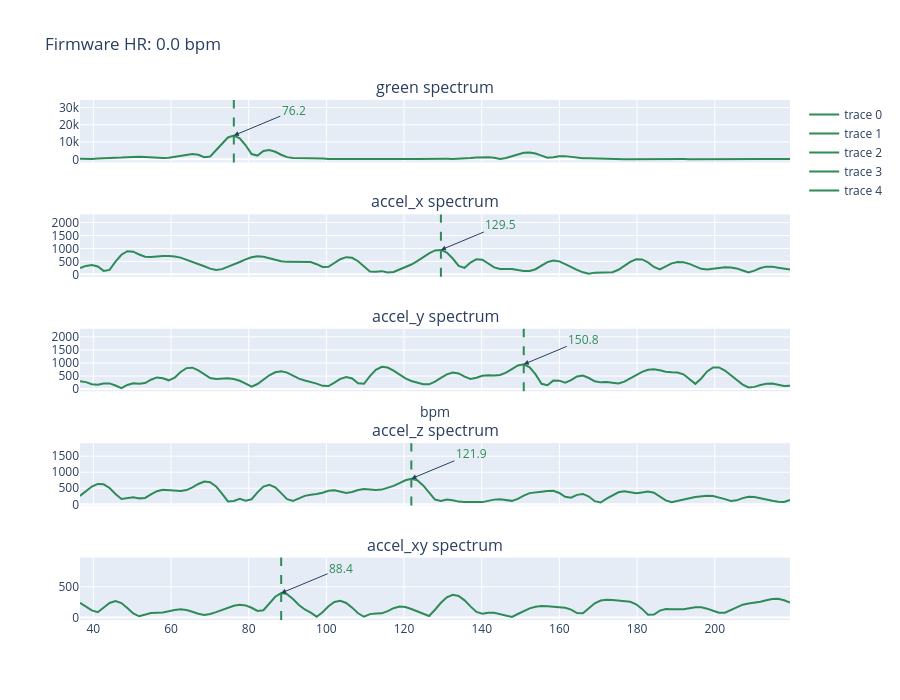

Source (notebook cell):
### Code cell
fft_half = FFT_SIZE // 2 + 1
freqs = np.arange(fft_half) * freq_res
band = (freqs >= FREQ_MIN_HZ) & (freqs <= FREQ_MAX_HZ)
freqs_bpm = freqs * 60.0

firmware_hr = 0 # float(hr['firmware_hr'].mean()) if hr is not None and not hr.empty else 0.0

fig = make_subplots(rows=5, cols=1, shared_xaxes=True,
                    subplot_titles=('green spectrum', 'accel_x spectrum', 'accel_y spectrum', 'accel_z spectrum', 'accel_xy spectrum'))

rows = [
    ('green',    green_mags,    green_freq),
    ('accel_x',  accel_x_mags,  accel_x_freq),
    ('accel_y',  accel_y_mags,  accel_y_freq),
    ('accel_z',  accel_z_mags,  accel_z_freq),
    ('accel_xy', accel_xy_mags, accel_xy_freq),
]

color = 'seagreen'

for row, (name, mags, peak_hz) in enumerate(rows, start=1):
    y_max = float(mags[band].max())
    fig.add_trace(go.Scatter(x=freqs_bpm[band], y=mags[band], line=dict(color=color)),
                  row=row, col=1)
    fig.add_vline(x=peak_hz * 60.0, line_dash='dash', line_color=color, row=row, col=1)
    fig.add_annotation(x=peak_hz * 60.0, y=y_max,
                       text=f'{peak_hz * 60.0:.1f}',
                       font=dict(color=color),
                       showarrow=True, arrowhead=2,
                       ax=60, ay=-25,
                       row=row, col=1)
    # if firmware_hr > 0:
    #     fig.add_vline(x=firmware_hr, line_dash='solid', line_color='black', row=row, col=1)

fig.update_xaxes(title_text='bpm', row=3, col=1)
fig.update_layout(height=700, showlegend=True,
                  title_text=f'Firmware HR: {firmware_hr:.1f} bpm')
fig.show()
